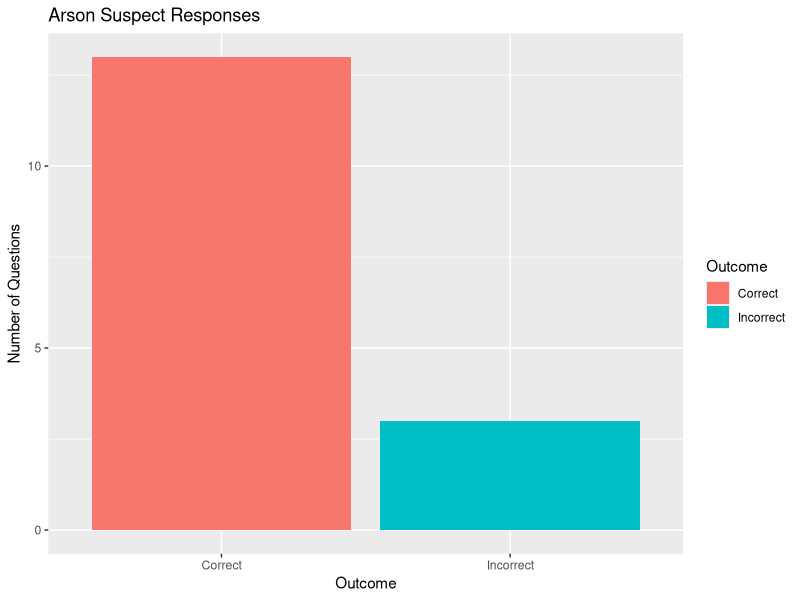

Source code (R):
## ---- chunk 1
#| include: false

# This is an R comment. R knows this IS NOT code because it has a # in front! 

# Code to load in packages we need
library(tidyverse)

## ---- chunk 2
head(mpg)
## ---- chunk 3
#| include: false

arson_data <- read_csv("data/arson.csv")
## ---- chunk 4
# Your code for question 5 goes below this line!

## ---- chunk 5
#| echo: false 

ggplot(data = arson_data,
       aes(x = Outcome,
           fill = Outcome)
       ) + 
  geom_bar(stat = "count") +
  labs(title = "Arson Suspect Responses",
       x = "Outcome",
       y = "Number of Questions"
       )
